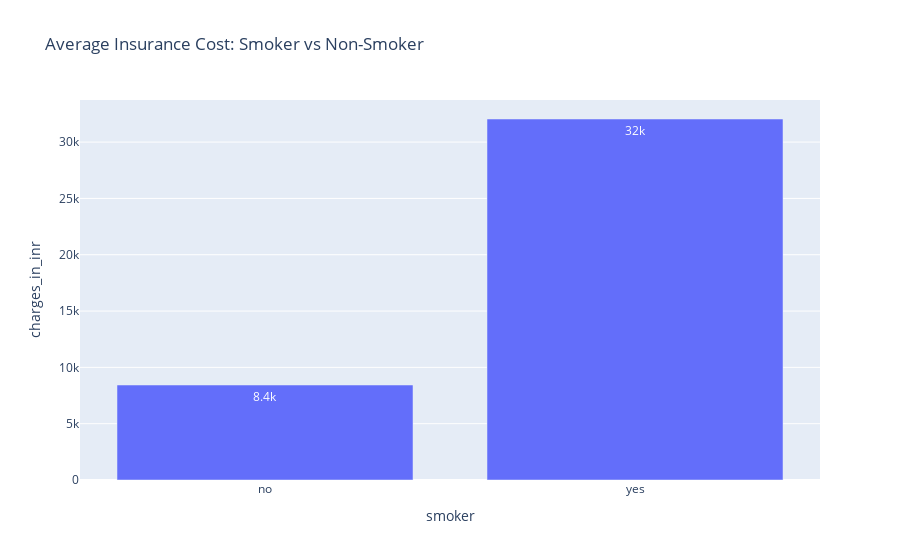

Notebook code cell kept with this figure:
### Markdown cell above
Obese (34.1%) → Highest insurance cost
Reason: Higher health risks lead to more medical expenses.

Overweight (24.1%) → Second highest cost
Reason: Increased chances of health issues compared to normal BMI.

Normal (22.9%) → Moderate cost
Reason: Generally healthier, fewer medical claims.

Underweight (19%) → Lowest cost
Reason: Fewer costly health conditions in this data.

Overall Insight: Insurance costs increase as BMI increases, mainly due to higher health risks.

### Code cell
# --------------------------------------------------
# Q6. Smoker vs Non-Smoker – BAR
# --------------------------------------------------
smoker_avg = df.groupby('smoker')['charges_in_inr'].mean().reset_index()

px.bar(
    smoker_avg,
    x='smoker',
    y='charges_in_inr',
    title='Average Insurance Cost: Smoker vs Non-Smoker',
    text_auto='.2s'
).show()

### Figure 1 — Plotly figure (JSON) as saved in the notebook; plotly's stock layout.template omitted (floating-point values rounded to 4 significant figures)
{"data": [{"hovertemplate": "smoker=%{x}<br>charges_in_inr=%{y}<extra></extra>", "legendgroup": "", "marker": {"color": "#636efa", "pattern": {"shape": ""}}, "name": "", "orientation": "v", "showlegend": false, "textposition": "auto", "texttemplate": "%{y:.2s}", "type": "bar", "x": ["no", "yes"], "xaxis": "x", "y": [8434.0, 32050.0], "yaxis": "y"}], "layout": {"barmode": "relative", "legend": {"tracegroupgap": 0}, "title": {"text": "Average Insurance Cost: Smoker vs Non-Smoker"}, "xaxis": {"anchor": "y", "domain": [0, 1], "title": {"text": "smoker"}}, "yaxis": {"anchor": "x", "domain": [0, 1], "title": {"text": "charges_in_inr"}}}}
